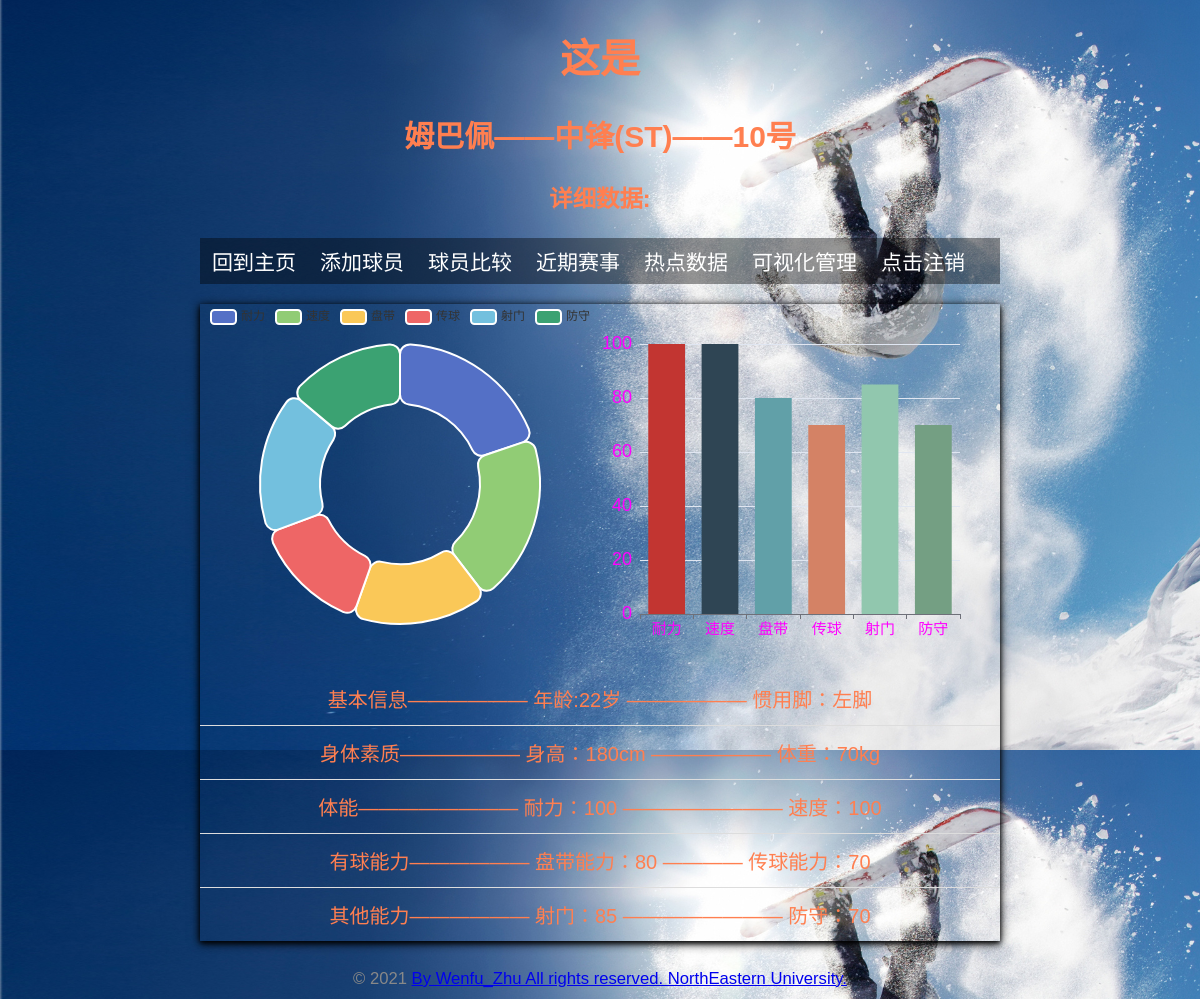
Screenshot of /player/detail/5 (signed in) with the database file from the repository.
### app.py (models this page shows, shortened)
class Players(db.Model):
    id = db.Column(db.INTEGER, primary_key=True)
    playername = db.Column(db.String(30))
    position = db.Column(db.String(30))
    number = db.Column(db.INTEGER)
    age = db.Column(db.INTEGER)
    height = db.Column(db.INTEGER)
    weight = db.Column(db.INTEGER)
    foot = db.Column(db.String(30))  # 惯用脚
    endurance = db.Column(db.INTEGER)  # 耐力
    speed = db.Column(db.INTEGER)  # 速度
    rush_with_ball = db.Column(db.INTEGER)  # 盘带
    pass_ball = db.Column(db.INTEGER)  # 传球
    shoot = db.Column(db.INTEGER)  # 射门
    defence = db.Column(db.INTEGER)  # 防守

### app.py (the view)
@app.route('/player/detail/<int:player_id>')
@login_required  # 用于视图保护
def detail(player_id):
    player = Players.query.get_or_404(player_id)
    if is_detail(player):
        flash("您还没有为该球员添加详细信息！！！请先添加！！")
        return redirect(url_for('index'))
    else:
        return render_template('Detial.html', player=player)

### app.py (called while the page is built)
@login_manager.user_loader
def load_user(user_id):  # 创建用户加载回调函数，接受用户 ID 作为参数
    user = User.query.get(int(user_id))  # 用 ID 作为 User 模型的主键查询对应的用户
    return user  # 返回用户对象

def is_detail(player):
    if player.height is None or player.weight is None or player.endurance is None or player.speed is None or player.rush_with_ball is None:
        return True
    else:
        return False

### templates/Detial.html (shortened to what this page needs)
<!DOCTYPE html>
<html lang="en">
<head>
    <link rel="stylesheet" href="{{ url_for('static', filename='StyleDemo.css') }}" type="text/css">
</head>
<body class="body_list">
    <p style="text-align: center">
        <h1 style="text-align: center">这是</h1>
        <h2 style="text-align: center">{{ player.playername }}——{{ player.position }}——{{ player.number }}号</h2>
        <h3 style="text-align: center">详细数据:</h3>
    </p>
    <nav>
            <ul style="font-size: 21px">
                <li><a href="{{ url_for('index') }}">回到主页</a></li>
                <li><a href="http://127.0.0.1:5000/addplayer">添加球员</a></li>
                <li><a href="http://127.0.0.1:5000/compare">球员比较</a></li>
                <li><a href="https://www.dongqiudi.com/live/70" onclick="return confirm('您将访问服务器外网站！')">近期赛事</a> </li>
                <li><a href="https://www.dongqiudi.com/data/1" onclick="return confirm('您将访问服务器外网站！')">热点数据</a> </li>
                <li><a href="http://127.0.0.1:5000/visual_administer">可视化管理</a> </li>
                <li><a href="{{ url_for('logout') }}">点击注销</a></li>
            </ul>
        </nav>
        <div id="main" style="width:400px;height:400px;float: left;"></div>
            <script type="text/javascript">
                var myChart = echarts.init(document.getElementById('main'));
                var option = {
                      tooltip: {
                        trigger: 'item'
                      },
                      legend: {
                        top: '5%',
                        left: 'center'
                      },
                      series: [
                        {
                          name: '{{ player.playername }}的能力值分布图',
                          type: 'pie',
                          radius: ['40%', '70%'],
                          avoidLabelOverlap: false,
                          itemStyle: {
                            borderRadius: 10,
                            borderColor: '#fff',
                            borderWidth: 2,
                          },
                          label: {
                            show: false,
                            position: 'center'
                          },
                          emphasis: {
                            label: {
                              show: true,
                              fontSize: '30',
                              fontWeight: 'bold'
                            }
                          },
                          labelLine: {
                            show: false
                          },
                          data: [
                            {value:{{ player.endurance }}, name:'耐力'},
                            {value:{{ player.speed }}, name:'速度'},
                            {value:{{ player.rush_with_ball }}, name:'盘带'},
                            {value:{{ player.pass_ball }}, name:'传球'},
                            {value:{{ player.shoot }}, name:'射门'},
                            {value:{{ player.defence }} ,name:"防守" }
                          ]
                        }
                      ]
                    };
                myChart.setOption(option);
            </script>
    <div id="main2" style="width: 400px;height: 400px;float: left">
        <script type="text/javascript">
            var myChart = echarts.init(document.getElementById('main2'));
            option = {
            tooltip: {},
            legend: {
                data:['能力值']
            },
            xAxis: {
                data: ["耐力", "速度", "盘带", "传球", "射门", "防守"],
                axisLabel:{
                    color:'#ff00ff',
                    fontSize:15
                }
            },
            yAxis: {
                axisLabel: {
                    color:'#ff00ff',
                    fontSize: 18
                }
            },
            series: [{
        data: [{{ player.endurance }},{{ player.speed }},{{ player.rush_with_ball }},{{ player.pass_ball }},{{ player.shoot }},{{ player.defence }}],
        type: 'bar',
        itemStyle: {
            normal: {
　　　　　　　　//这里是重点
                color: function(params) {
                	//注意，如果颜色太少的话，后面颜色不会自动循环，最好多定义几个颜色
                    var colorList = ['#c23531','#2f4554', '#61a0a8', '#d48265', '#91c7ae','#749f83', '#ca8622'];
                    return colorList[params.dataIndex]
                }
            }
        }
    }]
		};
            myChart.setOption(option);
        </script>
    </div>
     <ul class="movie-list">
                <li style="text-align: center">
                    基本信息——————
                    年龄:{{ player.age }}岁
                    ——————
                    惯用脚：{{ player.foot }}脚
                </li>
                <li style="text-align: center">
                    身体素质——————
                    身高：{{ player.height }}cm
                    ——————
                    体重：{{ player.weight }}kg
                </li>
                <li style="text-align: center">
                    体能————————
                    耐力：{{ player.endurance }}
                    ————————
                    速度：{{ player.speed }}
                </li>
                <li style="text-align: center">
                    有球能力——————
                    盘带能力：{{ player.rush_with_ball }}
                    ————
                    传球能力：{{ player.pass_ball }}
                </li>
                <li style="text-align: center">
                    其他能力——————
                    射门：{{ player.shoot }}
                    ————————
                    防守：{{ player.defence }}
                </li>
    </ul>
    <footer>
        <small>&copy; 2021 <a href="http://127.0.0.1:5000/writerPage">By Wenfu_Zhu All rights reserved. NorthEastern University.</a></small>
    </footer>
</body>
</html>

### static/StyleDemo.css (style rules this page uses)
body { margin: auto; font-size: 20px; font-family: Helvetica, Arial, sans-serif; background: url("20140516030400247.jpg"); background-size: 100%; background-repeat: inherit; color: coral; }
.body_list { margin: auto; max-width: 800px; font-size: 20px; font-family: Helvetica, Arial, sans-serif; background-size: 100%; background-repeat: inherit; color: coral; }
p { font-size: 22px; color: darkorange; }
footer { color: #888; margin-top: 15px; text-align: center; padding: 10px; }
.movie-list { list-style-type: none; padding: 0; margin-bottom: 10px; box-shadow: 0 2px 5px 0 rgba(0, 0, 0, 0.95), 0 2px 10px 0 rgba(0, 0, 0, 0.95); }
.movie-list li { padding: 12px 24px; border-bottom: 1px solid #ddd; }
.movie-list li:last-child { border-bottom:none; }
nav ul { text-align: center; list-style-type: none; margin: 0px; padding: 0; overflow: hidden; background-color:rgba(0,0,0,0.4); }
nav li { float: left; }
nav li a { display: block; color: white; text-align: center; padding: 8px 12px; text-decoration: none; }

### rows the page displays
Players: playername "姆巴佩", position "中锋(ST)", number "10", age "22", foot "左", height "180", weight "70", endurance "100", speed "100", rush_with_ball "80", pass_ball "70", shoot "85", defence "70"

### other values shown
chart data {{ player.endurance }} 100
chart data {{ player.speed }} 100
chart data {{ player.rush_with_ball }} 80
